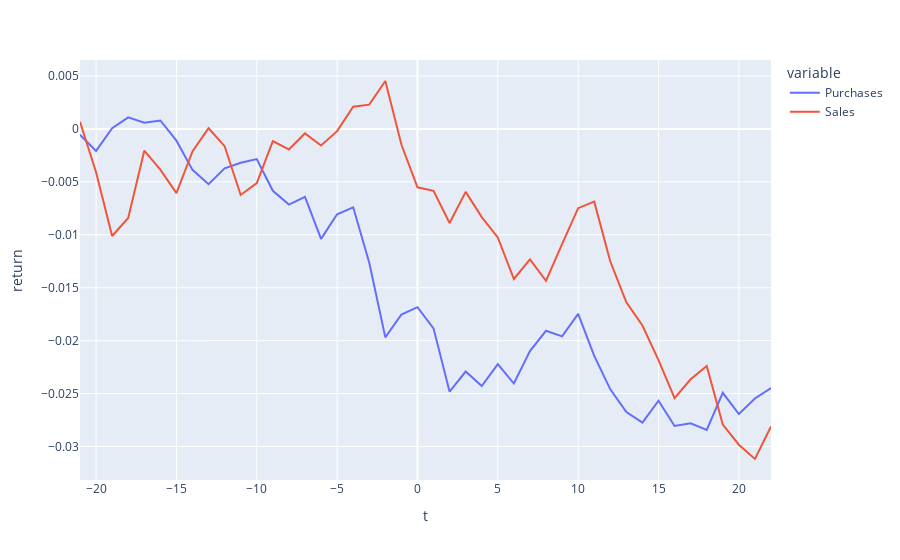

Notebook code cell kept with this figure:
### Code cell
df = pd.DataFrame({"Purchases": cumulative_returns('Purchase'), "Sales": cumulative_returns('Sale')})
px.line(df, labels={"index":"t", "value": "return"})

### Figure 1 — Plotly figure (JSON) as saved in the notebook; plotly's stock layout.template omitted (floating-point values rounded to 4 significant figures)
{"data": [{"hovertemplate": "variable=Purchases<br>t=%{x}<br>return=%{y}<extra></extra>", "legendgroup": "Purchases", "line": {"color": "#636efa", "dash": "solid"}, "mode": "lines", "name": "Purchases", "orientation": "v", "showlegend": true, "type": "scatter", "x": [-21, -20, -19, -18, -17, -16, -15, -14, -13, -12, -11, -10, -9, -8, -7, -6, -5, -4, -3, -2, -1, 0, 1, 2, 3, 4, 5, 6, 7, 8, 9, 10, 11, 12, 13, 14, 15, 16, 17, 18, 19, 20, 21, 22], "xaxis": "x", "y": [-0.0005578, -0.002074, 7.116e-05, 0.001093, 0.0005815, 0.0007935, -0.001115, -0.00387, -0.005219, -0.003727, -0.003206, -0.002851, -0.005848, -0.007154, -0.006416, -0.01039, -0.00807, -0.007403, -0.01264, -0.01969, -0.01753, -0.01684, -0.01884, -0.02482, -0.02292, -0.02429, -0.02222, -0.02405, -0.02099, -0.01907, -0.0196, -0.01747, -0.02145, -0.0246, -0.02674, -0.02774, -0.02567, -0.02807, -0.02781, -0.02844, -0.02493, -0.02694, -0.02546, -0.02447], "yaxis": "y"}, {"hovertemplate": "variable=Sales<br>t=%{x}<br>return=%{y}<extra></extra>", "legendgroup": "Sales", "line": {"color": "#EF553B", "dash": "solid"}, "mode": "lines", "name": "Sales", "orientation": "v", "showlegend": true, "type": "scatter", "x": [-21, -20, -19, -18, -17, -16, -15, -14, -13, -12, -11, -10, -9, -8, -7, -6, -5, -4, -3, -2, -1, 0, 1, 2, 3, 4, 5, 6, 7, 8, 9, 10, 11, 12, 13, 14, 15, 16, 17, 18, 19, 20, 21, 22], "xaxis": "x", "y": [0.0006689, -0.004097, -0.01012, -0.008422, -0.002057, -0.00385, -0.006069, -0.002122, 6.176e-05, -0.001634, -0.006242, -0.005114, -0.001151, -0.001939, -0.0004288, -0.00157, -0.0002139, 0.00209, 0.002288, 0.004523, -0.001481, -0.005522, -0.005857, -0.008883, -0.005949, -0.008337, -0.01025, -0.01418, -0.01232, -0.01434, -0.01088, -0.007491, -0.006874, -0.01253, -0.01639, -0.01857, -0.02184, -0.02543, -0.02366, -0.02239, -0.02793, -0.02983, -0.03118, -0.02811], "yaxis": "y"}], "layout": {"legend": {"title": {"text": "variable"}, "tracegroupgap": 0}, "margin": {"t": 60}, "xaxis": {"anchor": "y", "domain": [0, 1], "title": {"text": "t"}}, "yaxis": {"anchor": "x", "domain": [0, 1], "title": {"text": "return"}}}}
